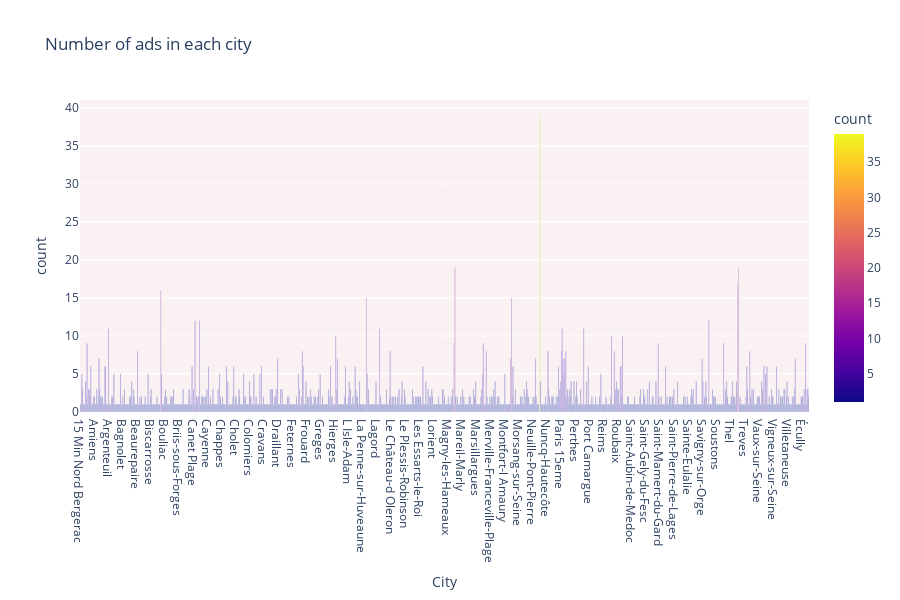

The cell this chart's notebook holds for it:
### Code cell
df2=pd.DataFrame()
df2['City'] = list(df.groupby('region_1')['type'].count().index)
df2['count']=list(df.groupby('region_1')['type'].count())
fig = px.bar(df2, x='City', y='count', color='count', orientation='v', height=600,
             title='Number of ads in each city', color_discrete_sequence = px.colors.cyclical.mygbm)

fig.update_layout(plot_bgcolor='rgb(250, 242, 242)')
fig.show()

### Figure 1 — Plotly figure (JSON) as saved in the notebook; plotly's stock layout.template omitted (floating-point values rounded to 4 significant figures; data arrays with more than 128 entries replaced by an {"elided": "..."} marker saying what was removed)
{"data": [{"alignmentgroup": "True", "hoverlabel": {"namelength": 0}, "hovertemplate": "City=%{x}<br>count=%{marker.color}", "legendgroup": "", "marker": {"color": {"elided": "979 int values"}, "coloraxis": "coloraxis"}, "name": "", "offsetgroup": "", "orientation": "v", "showlegend": false, "textposition": "auto", "type": "bar", "x": {"elided": "979 str values"}, "xaxis": "x", "y": {"elided": "979 int values"}, "yaxis": "y"}], "layout": {"barmode": "relative", "coloraxis": {"colorbar": {"title": {"text": "count"}}, "colorscale": [[0, "#0d0887"], [0.1111, "#46039f"], [0.2222, "#7201a8"], [0.3333, "#9c179e"], [0.4444, "#bd3786"], [0.5556, "#d8576b"], [0.6667, "#ed7953"], [0.7778, "#fb9f3a"], [0.8889, "#fdca26"], [1, "#f0f921"]]}, "height": 600, "legend": {"tracegroupgap": 0}, "plot_bgcolor": "rgb(250, 242, 242)", "title": {"text": "Number of ads in each city"}, "xaxis": {"anchor": "y", "domain": [0, 1], "title": {"text": "City"}}, "yaxis": {"anchor": "x", "domain": [0, 1], "title": {"text": "count"}}}}
